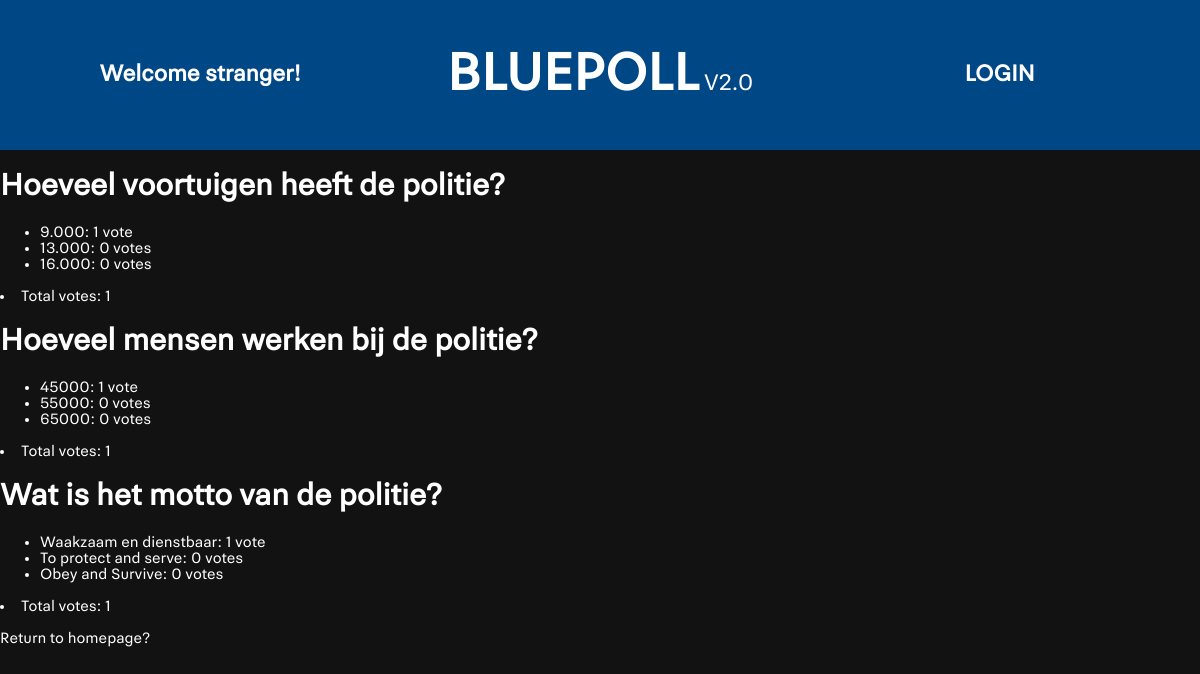
The app's page /polls/2/results/ with its own data.
### polls/models.py (models this page shows, shortened)
class Question(models.Model):
    question_text = models.CharField(max_length=200)
    pub_date = models.DateTimeField("date published", default=timezone.now)
    voters = models.ManyToManyField(User, through="Vote")
    sequence = models.ForeignKey(Sequence, on_delete=models.CASCADE)
    def was_published_recently(self):
        now = timezone.now()
        return now - datetime.timedelta(days=1) <= self.pub_date <= now
    def votes_list(self):
        return [choice.get_vote_count for choice in self.choice_set.all()]
    def total_votes(self):
        return sum(self.votes_list())
    was_published_recently.admin_order_field = 'pub_date'
    was_published_recently.boolean = True
    was_published_recently.short_description = 'Published recently?'

class Choice(models.Model):
    question = models.ForeignKey(Question, on_delete=models.CASCADE)
    choice_text = models.CharField(max_length=200)
    @property
    def get_vote_count(self):
        return self.vote_set.count()

### polls/views.py (the view)
# urls.py: path('<int:pk>/results/', views.ResultsView.as_view(), name='results'),
class ResultsView(generic.DetailView):
    model = Sequence
    template_name = 'polls/results.html'

### polls/templates/polls/results.html (shortened to what this page needs)
{% load static %}
<link rel="stylesheet" href="{% static 'polls/style.css' %}">
<head>
    <div class="header">
        <div class="container">
            {% if user.is_authenticated %}
            <div class="container_item"><b><span class="center">Hey {{user}}!</span></b></div>
            {% else %}
            <div class="container_item"><b><span class="center">Welcome stranger!</span></b></div>
            {% endif %}
            <div class="container_item"><b><span class="center" style="font-size: 55px;"><a href="{% url 'polls:index' %}">BLUEPOLL</a></span></b> V2.0</div>
            {% if user.is_authenticated %}
            <div class="container_item"><b><span class="center"><a href="/members/logout_user">LOGOUT</a></span></b></div>
            {% else %}
            <div class="container_item"><b><span class="center"><a href="/members/login_user">LOGIN</a></span></b></div>
            {% endif %}
        </div>
    </div>
</head>
<body>
    {% for question in sequence.question_set.all %}
        <h1>{{ question.question_text }}</h1>
        <ul>
        {% for choice in question.choice_set.all %}
            <li>{{ choice.choice_text }}: {{ choice.get_vote_count }} vote{{ choice.get_vote_count |pluralize }}</li>
        {% endfor %}
        </ul>
        <li> Total votes: {{question.total_votes}}</li>
    {% endfor %}
    <br>
    <a href="{% url 'polls:index'%}">Return to homepage?</a>
</body>

### polls/static/polls/style.css (style rules this page uses)
html, body { margin: 0; padding: 0px; border: 0px; font-size: 100%; font: inherit; vertical-align: baseline; font-family: PolitieSans,Arial,sans-serif; color: white; }
a { color: white; text-decoration: none; }
.header { text-align: center; background: #004785; height: 150px; width: 100%; }
.container { height: 100%; width:100%; font-size: 0; }
.container_item { display: inline-block; vertical-align: top; width: 33.3%; height: 100%; font-size: 1.5rem; color: white; text-align:center; justify-content: center; }
.center { height: 100%; display: inline-flex; align-items: center; }
body { background-color: #121212; }

### records on screen
Question: question_text "Hoeveel voortuigen heeft de politie?", total_votes "1"
Choice: choice_text "9.000", get_vote_count "1"
Choice: choice_text "13.000", get_vote_count "0"
Choice: choice_text "16.000", get_vote_count "0"
Question: question_text "Hoeveel mensen werken bij de politie?", total_votes "1"
Choice: choice_text "45000", get_vote_count "1"
Choice: choice_text "55000", get_vote_count "0"
Choice: choice_text "65000", get_vote_count "0"
Question: question_text "Wat is het motto van de politie?", total_votes "1"
Choice: choice_text "Waakzaam en dienstbaar", get_vote_count "1"
Choice: choice_text "To protect and serve", get_vote_count "0"
Choice: choice_text "Obey and Survive", get_vote_count "0"
